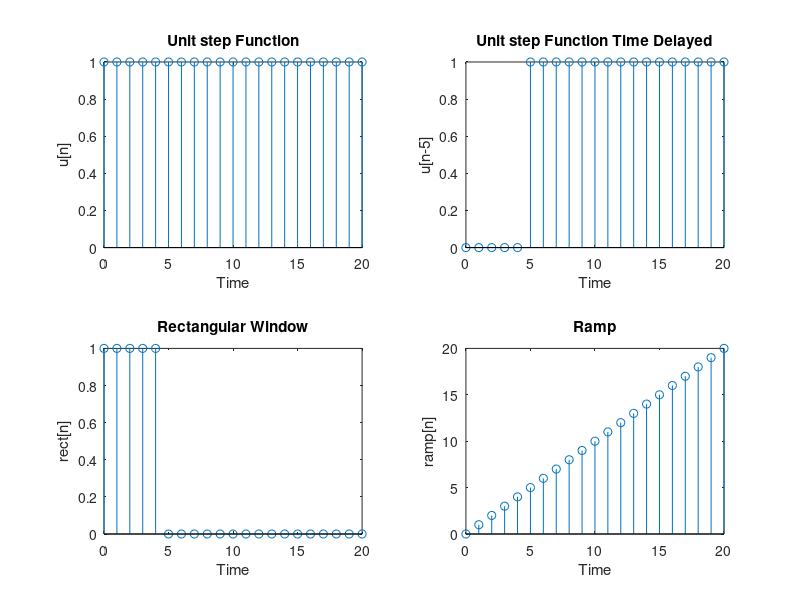

Reproduce this figure in MATLAB.
clc; close all; clear all;

n = 0:20;

%unit step
u = [(n)>=0];

%time delayed unit step
 u5 = [(n-5)>=0];
 
%rectangular
 rect = u - u5;
  
%ramp 
ramp = n.*u;

subplot(221), stem(n,u);title("Unit step Function");xlabel("Time");ylabel("u[n]");
subplot(222), stem(n,u5);title("Unit step Function Time Delayed");xlabel("Time");ylabel("u[n-5]");
subplot(223), stem(n,rect);title("Rectangular Window");xlabel("Time");ylabel("rect[n]");
subplot(224), stem(n,ramp);title("Ramp");xlabel("Time");ylabel("ramp[n]");
